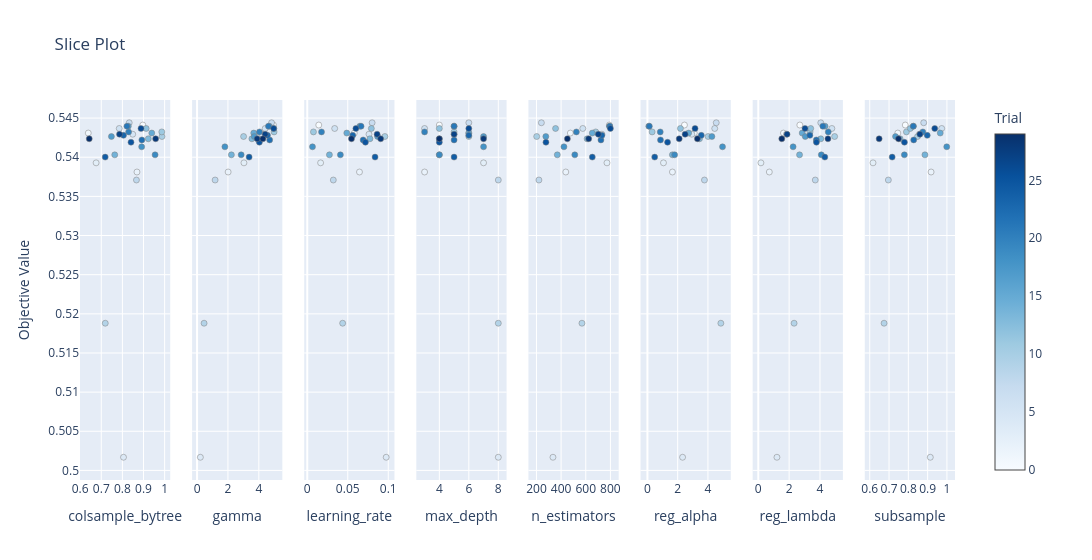

The code cell stored with this chart in its notebook:
### Code cell
Fig = plot_slice(study)
Fig.show()

### Figure 1 — Plotly figure (JSON) as saved in the notebook; plotly's stock layout.template omitted (floating-point values rounded to 4 significant figures)
{"data": [{"marker": {"color": [0, 1, 2, 3, 4, 5, 6, 7, 8, 9, 10, 11, 12, 13, 14, 15, 16, 17, 18, 19, 20, 21, 22, 23, 24, 25, 26, 27, 28, 29], "colorbar": {"title": {"text": "Trial"}, "x": 1, "xpad": 40}, "colorscale": [[0, "rgb(247,251,255)"], [0.125, "rgb(222,235,247)"], [0.25, "rgb(198,219,239)"], [0.375, "rgb(158,202,225)"], [0.5, "rgb(107,174,214)"], [0.625, "rgb(66,146,198)"], [0.75, "rgb(33,113,181)"], [0.875, "rgb(8,81,156)"], [1, "rgb(8,48,107)"]], "line": {"color": "Grey", "width": 0.5}, "showscale": true}, "mode": "markers", "name": "Feasible Trial", "showlegend": false, "type": "scatter", "x": [0.8967, 0.6383, 0.869, 0.6756, 0.8052, 0.8489, 0.785, 0.8323, 0.8665, 0.7189, 0.9874, 0.9865, 0.9125, 0.9226, 0.7637, 0.9391, 0.8279, 0.748, 0.8913, 0.9548, 0.8295, 0.8214, 0.8922, 0.8052, 0.7186, 0.8407, 0.8881, 0.7864, 0.9574, 0.643], "xaxis": "x", "y": [0.5441, 0.5431, 0.5381, 0.5393, 0.5017, 0.5429, 0.5437, 0.5444, 0.5371, 0.5188, 0.5426, 0.5432, 0.5437, 0.5424, 0.5403, 0.5431, 0.544, 0.5426, 0.5413, 0.5403, 0.5432, 0.544, 0.5422, 0.5428, 0.54, 0.5419, 0.5437, 0.5429, 0.5424, 0.5424], "yaxis": "y"}, {"marker": {"color": [0, 1, 2, 3, 4, 5, 6, 7, 8, 9, 10, 11, 12, 13, 14, 15, 16, 17, 18, 19, 20, 21, 22, 23, 24, 25, 26, 27, 28, 29], "colorbar": {"title": {"text": "Trial"}, "x": 1, "xpad": 40}, "colorscale": [[0, "rgb(247,251,255)"], [0.125, "rgb(222,235,247)"], [0.25, "rgb(198,219,239)"], [0.375, "rgb(158,202,225)"], [0.5, "rgb(107,174,214)"], [0.625, "rgb(66,146,198)"], [0.75, "rgb(33,113,181)"], [0.875, "rgb(8,81,156)"], [1, "rgb(8,48,107)"]], "line": {"color": "Grey", "width": 0.5}, "showscale": false}, "mode": "markers", "name": "Feasible Trial", "showlegend": false, "type": "scatter", "x": [4.946, 4.062, 2.012, 3.037, 0.2137, 4.225, 4.41, 4.827, 1.169, 0.4542, 3.013, 4.989, 4.971, 3.551, 2.223, 3.67, 4.682, 3.702, 1.801, 2.857, 4.042, 4.624, 4.704, 4.56, 3.371, 4.035, 4.963, 4.412, 3.894, 4.266], "xaxis": "x2", "y": [0.5441, 0.5431, 0.5381, 0.5393, 0.5017, 0.5429, 0.5437, 0.5444, 0.5371, 0.5188, 0.5426, 0.5432, 0.5437, 0.5424, 0.5403, 0.5431, 0.544, 0.5426, 0.5413, 0.5403, 0.5432, 0.544, 0.5422, 0.5428, 0.54, 0.5419, 0.5437, 0.5429, 0.5424, 0.5424], "yaxis": "y2"}, {"marker": {"color": [0, 1, 2, 3, 4, 5, 6, 7, 8, 9, 10, 11, 12, 13, 14, 15, 16, 17, 18, 19, 20, 21, 22, 23, 24, 25, 26, 27, 28, 29], "colorbar": {"title": {"text": "Trial"}, "x": 1, "xpad": 40}, "colorscale": [[0, "rgb(247,251,255)"], [0.125, "rgb(222,235,247)"], [0.25, "rgb(198,219,239)"], [0.375, "rgb(158,202,225)"], [0.5, "rgb(107,174,214)"], [0.625, "rgb(66,146,198)"], [0.75, "rgb(33,113,181)"], [0.875, "rgb(8,81,156)"], [1, "rgb(8,48,107)"]], "line": {"color": "Grey", "width": 0.5}, "showscale": false}, "mode": "markers", "name": "Feasible Trial", "showlegend": false, "type": "scatter", "x": [0.01422, 0.05803, 0.06446, 0.01649, 0.09744, 0.07622, 0.03385, 0.08007, 0.03215, 0.04371, 0.09583, 0.007635, 0.07911, 0.07735, 0.02735, 0.0488, 0.06489, 0.08682, 0.006444, 0.0409, 0.01761, 0.06643, 0.06898, 0.0562, 0.08369, 0.0718, 0.06, 0.08622, 0.09064, 0.05459], "xaxis": "x3", "y": [0.5441, 0.5431, 0.5381, 0.5393, 0.5017, 0.5429, 0.5437, 0.5444, 0.5371, 0.5188, 0.5426, 0.5432, 0.5437, 0.5424, 0.5403, 0.5431, 0.544, 0.5426, 0.5413, 0.5403, 0.5432, 0.544, 0.5422, 0.5428, 0.54, 0.5419, 0.5437, 0.5429, 0.5424, 0.5424], "yaxis": "y3"}, {"marker": {"color": [0, 1, 2, 3, 4, 5, 6, 7, 8, 9, 10, 11, 12, 13, 14, 15, 16, 17, 18, 19, 20, 21, 22, 23, 24, 25, 26, 27, 28, 29], "colorbar": {"title": {"text": "Trial"}, "x": 1, "xpad": 40}, "colorscale": [[0, "rgb(247,251,255)"], [0.125, "rgb(222,235,247)"], [0.25, "rgb(198,219,239)"], [0.375, "rgb(158,202,225)"], [0.5, "rgb(107,174,214)"], [0.625, "rgb(66,146,198)"], [0.75, "rgb(33,113,181)"], [0.875, "rgb(8,81,156)"], [1, "rgb(8,48,107)"]], "line": {"color": "Grey", "width": 0.5}, "showscale": false}, "mode": "markers", "name": "Feasible Trial", "showlegend": false, "type": "scatter", "x": [4, 6, 3, 7, 8, 5, 3, 6, 8, 8, 6, 5, 4, 4, 4, 6, 5, 7, 7, 4, 3, 5, 5, 6, 5, 4, 6, 5, 7, 4], "xaxis": "x4", "y": [0.5441, 0.5431, 0.5381, 0.5393, 0.5017, 0.5429, 0.5437, 0.5444, 0.5371, 0.5188, 0.5426, 0.5432, 0.5437, 0.5424, 0.5403, 0.5431, 0.544, 0.5426, 0.5413, 0.5403, 0.5432, 0.544, 0.5422, 0.5428, 0.54, 0.5419, 0.5437, 0.5429, 0.5424, 0.5424], "yaxis": "y4"}, {"marker": {"color": [0, 1, 2, 3, 4, 5, 6, 7, 8, 9, 10, 11, 12, 13, 14, 15, 16, 17, 18, 19, 20, 21, 22, 23, 24, 25, 26, 27, 28, 29], "colorbar": {"title": {"text": "Trial"}, "x": 1, "xpad": 40}, "colorscale": [[0, "rgb(247,251,255)"], [0.125, "rgb(222,235,247)"], [0.25, "rgb(198,219,239)"], [0.375, "rgb(158,202,225)"], [0.5, "rgb(107,174,214)"], [0.625, "rgb(66,146,198)"], [0.75, "rgb(33,113,181)"], [0.875, "rgb(8,81,156)"], [1, "rgb(8,48,107)"]], "line": {"color": "Grey", "width": 0.5}, "showscale": false}, "mode": "markers", "name": "Feasible Trial", "showlegend": false, "type": "scatter", "x": [791, 475, 438, 772, 334, 731, 576, 240, 220, 569, 202, 681, 355, 611, 369, 653, 792, 276, 423, 511, 524, 795, 723, 731, 653, 277, 800, 702, 624, 451], "xaxis": "x5", "y": [0.5441, 0.5431, 0.5381, 0.5393, 0.5017, 0.5429, 0.5437, 0.5444, 0.5371, 0.5188, 0.5426, 0.5432, 0.5437, 0.5424, 0.5403, 0.5431, 0.544, 0.5426, 0.5413, 0.5403, 0.5432, 0.544, 0.5422, 0.5428, 0.54, 0.5419, 0.5437, 0.5429, 0.5424, 0.5424], "yaxis": "y5"}, {"marker": {"color": [0, 1, 2, 3, 4, 5, 6, 7, 8, 9, 10, 11, 12, 13, 14, 15, 16, 17, 18, 19, 20, 21, 22, 23, 24, 25, 26, 27, 28, 29], "colorbar": {"title": {"text": "Trial"}, "x": 1, "xpad": 40}, "colorscale": [[0, "rgb(247,251,255)"], [0.125, "rgb(222,235,247)"], [0.25, "rgb(198,219,239)"], [0.375, "rgb(158,202,225)"], [0.5, "rgb(107,174,214)"], [0.625, "rgb(66,146,198)"], [0.75, "rgb(33,113,181)"], [0.875, "rgb(8,81,156)"], [1, "rgb(8,48,107)"]], "line": {"color": "Grey", "width": 0.5}, "showscale": false}, "mode": "markers", "name": "Feasible Trial", "showlegend": false, "type": "scatter", "x": [2.447, 3.097, 1.653, 1.061, 2.324, 2.934, 4.449, 4.549, 3.769, 4.854, 4.011, 0.3115, 2.182, 3.44, 1.651, 2.723, 0.09134, 4.261, 4.964, 1.796, 0.847, 0.1249, 0.864, 3.563, 0.4809, 1.331, 3.147, 2.492, 2.101, 3.303], "xaxis": "x6", "y": [0.5441, 0.5431, 0.5381, 0.5393, 0.5017, 0.5429, 0.5437, 0.5444, 0.5371, 0.5188, 0.5426, 0.5432, 0.5437, 0.5424, 0.5403, 0.5431, 0.544, 0.5426, 0.5413, 0.5403, 0.5432, 0.544, 0.5422, 0.5428, 0.54, 0.5419, 0.5437, 0.5429, 0.5424, 0.5424], "yaxis": "y6"}, {"marker": {"color": [0, 1, 2, 3, 4, 5, 6, 7, 8, 9, 10, 11, 12, 13, 14, 15, 16, 17, 18, 19, 20, 21, 22, 23, 24, 25, 26, 27, 28, 29], "colorbar": {"title": {"text": "Trial"}, "x": 1, "xpad": 40}, "colorscale": [[0, "rgb(247,251,255)"], [0.125, "rgb(222,235,247)"], [0.25, "rgb(198,219,239)"], [0.375, "rgb(158,202,225)"], [0.5, "rgb(107,174,214)"], [0.625, "rgb(66,146,198)"], [0.75, "rgb(33,113,181)"], [0.875, "rgb(8,81,156)"], [1, "rgb(8,48,107)"]], "line": {"color": "Grey", "width": 0.5}, "showscale": false}, "mode": "markers", "name": "Feasible Trial", "showlegend": false, "type": "scatter", "x": [2.694, 1.631, 0.7143, 0.1699, 1.208, 1.826, 4.773, 4.051, 3.695, 2.322, 4.951, 3.357, 3.399, 4.052, 2.675, 2.848, 4.331, 3.045, 2.257, 4.086, 4.536, 4.184, 3.764, 3.345, 4.315, 3.77, 3.03, 1.864, 4.517, 1.523], "xaxis": "x7", "y": [0.5441, 0.5431, 0.5381, 0.5393, 0.5017, 0.5429, 0.5437, 0.5444, 0.5371, 0.5188, 0.5426, 0.5432, 0.5437, 0.5424, 0.5403, 0.5431, 0.544, 0.5426, 0.5413, 0.5403, 0.5432, 0.544, 0.5422, 0.5428, 0.54, 0.5419, 0.5437, 0.5429, 0.5424, 0.5424], "yaxis": "y7"}, {"marker": {"color": [0, 1, 2, 3, 4, 5, 6, 7, 8, 9, 10, 11, 12, 13, 14, 15, 16, 17, 18, 19, 20, 21, 22, 23, 24, 25, 26, 27, 28, 29], "colorbar": {"title": {"text": "Trial"}, "x": 1, "xpad": 40}, "colorscale": [[0, "rgb(247,251,255)"], [0.125, "rgb(222,235,247)"], [0.25, "rgb(198,219,239)"], [0.375, "rgb(158,202,225)"], [0.5, "rgb(107,174,214)"], [0.625, "rgb(66,146,198)"], [0.75, "rgb(33,113,181)"], [0.875, "rgb(8,81,156)"], [1, "rgb(8,48,107)"]], "line": {"color": "Grey", "width": 0.5}, "showscale": false}, "mode": "markers", "name": "Feasible Trial", "showlegend": false, "type": "scatter", "x": [0.7841, 0.7454, 0.9179, 0.617, 0.9139, 0.8576, 0.973, 0.8796, 0.6964, 0.6743, 0.8479, 0.7901, 0.81, 0.7575, 0.886, 0.9653, 0.826, 0.7336, 0.9991, 0.7793, 0.8751, 0.8255, 0.8279, 0.898, 0.7162, 0.7797, 0.9369, 0.8598, 0.6488, 0.7489], "xaxis": "x8", "y": [0.5441, 0.5431, 0.5381, 0.5393, 0.5017, 0.5429, 0.5437, 0.5444, 0.5371, 0.5188, 0.5426, 0.5432, 0.5437, 0.5424, 0.5403, 0.5431, 0.544, 0.5426, 0.5413, 0.5403, 0.5432, 0.544, 0.5422, 0.5428, 0.54, 0.5419, 0.5437, 0.5429, 0.5424, 0.5424], "yaxis": "y8"}], "layout": {"title": {"text": "Slice Plot"}, "width": 2400, "xaxis": {"anchor": "y", "domain": [0, 0.1031], "title": {"text": "colsample_bytree"}}, "xaxis2": {"anchor": "y2", "domain": [0.1281, 0.2312], "title": {"text": "gamma"}}, "xaxis3": {"anchor": "y3", "domain": [0.2562, 0.3594], "title": {"text": "learning_rate"}}, "xaxis4": {"anchor": "y4", "domain": [0.3844, 0.4875], "title": {"text": "max_depth"}}, "xaxis5": {"anchor": "y5", "domain": [0.5125, 0.6156], "title": {"text": "n_estimators"}}, "xaxis6": {"anchor": "y6", "domain": [0.6406, 0.7438], "title": {"text": "reg_alpha"}}, "xaxis7": {"anchor": "y7", "domain": [0.7688, 0.8719], "title": {"text": "reg_lambda"}}, "xaxis8": {"anchor": "y8", "domain": [0.8969, 1], "title": {"text": "subsample"}}, "yaxis": {"anchor": "x", "domain": [0, 1], "title": {"text": "Objective Value"}}, "yaxis2": {"anchor": "x2", "domain": [0, 1], "matches": "y", "showticklabels": false}, "yaxis3": {"anchor": "x3", "domain": [0, 1], "matches": "y", "showticklabels": false}, "yaxis4": {"anchor": "x4", "domain": [0, 1], "matches": "y", "showticklabels": false}, "yaxis5": {"anchor": "x5", "domain": [0, 1], "matches": "y", "showticklabels": false}, "yaxis6": {"anchor": "x6", "domain": [0, 1], "matches": "y", "showticklabels": false}, "yaxis7": {"anchor": "x7", "domain": [0, 1], "matches": "y", "showticklabels": false}, "yaxis8": {"anchor": "x8", "domain": [0, 1], "matches": "y", "showticklabels": false}}}
